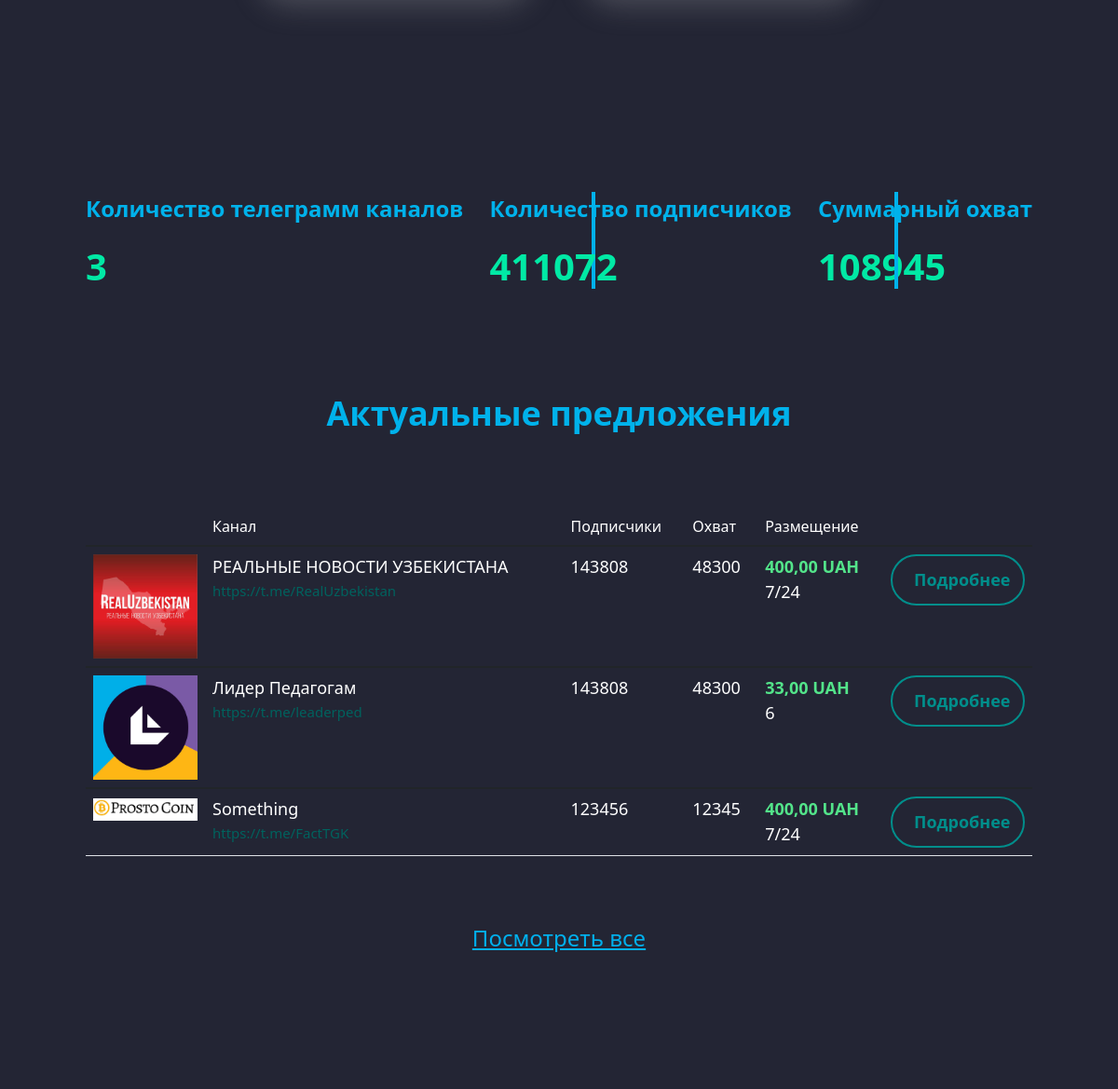
Before: / (middle part) with the older database file.
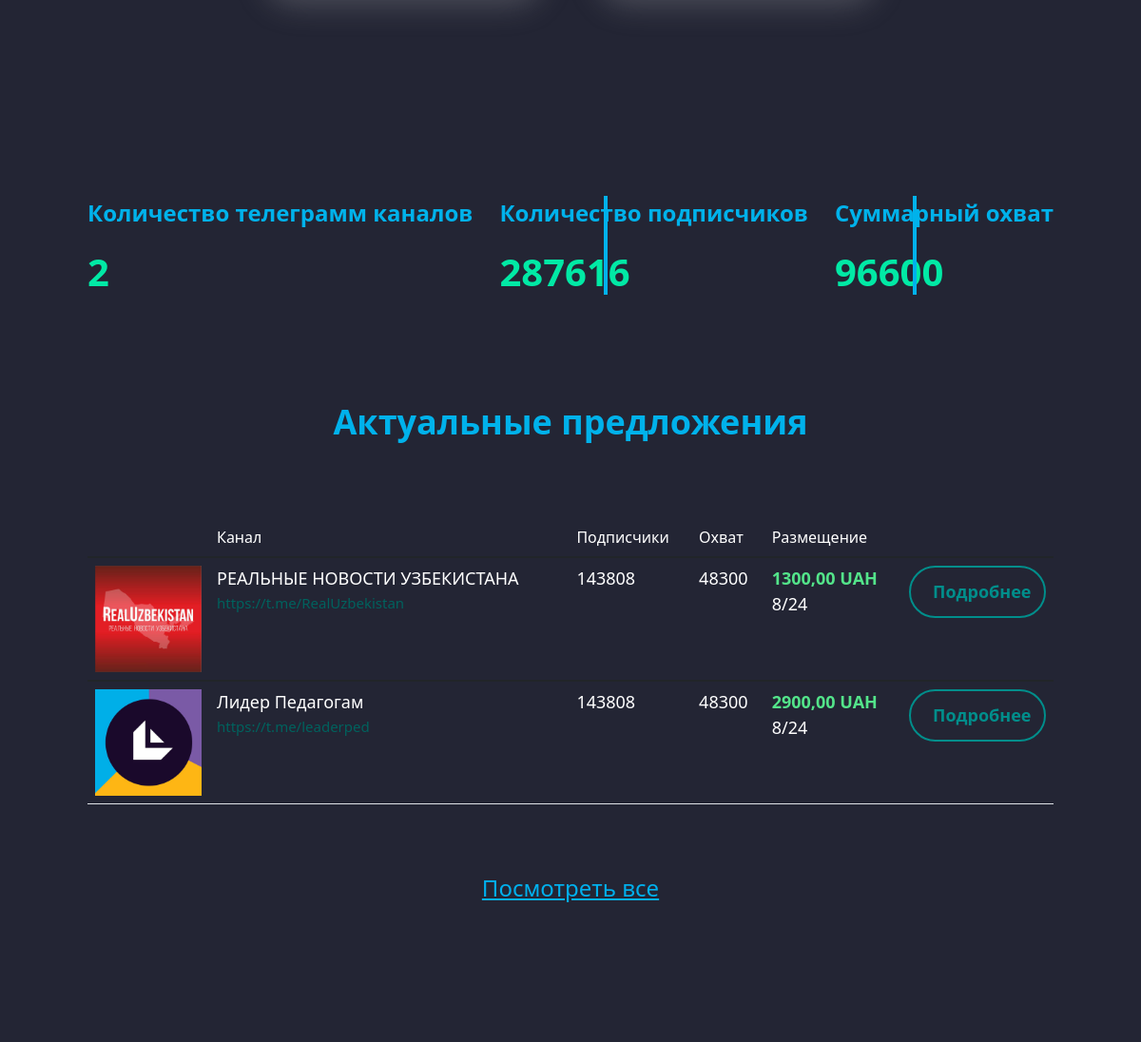
After: the same page with the newer database file.
### API/models.py (models this page shows, shortened)
class Chanel(models.Model):
    chanel_link=models.CharField(max_length=150)
    name=models.CharField(max_length=150,verbose_name="Называние канала")
    pictures=models.ImageField(verbose_name='Лого')
    subscribers=models.IntegerField()
    views=models.IntegerField()
    created_at=models.DateTimeField(auto_now_add=True)
    add_chanel =models.ForeignKey(Add_chanel, on_delete=models.CASCADE)
    username=models.CharField(max_length=150)
    class Meta:
        verbose_name="Канал"
        verbose_name_plural="Канал"
        ordering=['-subscribers']

### accounts/models.py (models this page shows, shortened)
class Cost_Format(models.Model):
    add_chanel=models.ForeignKey(Add_chanel,on_delete=models.CASCADE,related_name='cost_formats')
    placement_format = models.CharField(max_length=100)
    cost_per_format = models.DecimalField(max_digits=10, decimal_places=2)

### accounts/views.py (the view)
# urls.py: path('', views.MainPage.as_view(), name='main'),
class MainPage(TemplateView):
    template_name = 'index.html'
    def get_context_data(self, *, object_list=None, **kwargs):
        context=super().get_context_data(**kwargs)
        context['feedback']=Feedback.objects.all().order_by('-id')[:3]
        context['count'] = Chanel.objects.select_related('add_chanel').prefetch_related('add_chanel__cost_formats')
        context['lists'] = Chanel.objects.all().count()
        context['subscribers'] = Chanel.objects.aggregate(total=Sum('subscribers'))['total']
        context['total_views'] = Chanel.objects.aggregate(total=Sum('views'))['total']
        return context

### accounts/templates/index.html (shortened to what this page needs)
{% extends 'base.html' %}
{% load static %}
{% block header %}
<body class="page__body">
<div class="site-container">
{% endblock %}
{% block content %}
    <main class="main"><div class="offers"><div class="container-fluid"><div class="offers__number"><div class="offers__card"><p class="offers__title">Количество телеграмм каналов</p>
        <h3 class="offers__count">{{lists}}</h3></div><div class="offers__card">
        <p class="offers__title">Количество подписчиков</p><h3 class="offers__count">{{subscribers}}</h3></div>
        <div><p class="offers__title">Суммарный охват</p><h3 class="offers__count">{{total_views}}</h3></div></div><div class="offers__table"><h3 class="offers__info">Актуальные предложения
    </h3>
        <table class="table"><thead><tr><th scope="col"></th><th scope="col">Канал</th><th scope="col">Подписчики</th><th scope="col">Охват</th><th scope="col">Размещение</th><th scope="col"></th></tr></thead>
            {% for item in count %}
             {% with last_cost_format=item.add_chanel.cost_formats.last %}
            <tbody><tr><th scope="row" style="width: 8rem"><img src="/{{item.pictures}}"></th><td><p class="tableB">{{item.name}}</p><span class="tableUsername">{{item.chanel_link}}</span></td><td><p class="tableB">{{item.subscribers}}</p></td><td><p class="tableB">{{item.views}}</p></td><td><span class="tableGreen">{{ last_cost_format.cost_per_format }} UAH</span><p class="tableB">{{ last_cost_format.placement_format }}</p></td><td style="width: 10rem"><a class="tableLink" href="{% url 'page' item.pk  %} ">Подробнее</a></td></tr>
            </tbody>
              {% endwith %}
            {% endfor %}
        </table>
        <a class="offers__link" href="">Посмотреть все</a></div></div></div></main></div>
{% endblock %}

Changed rows visible on the page:
removed Chanel: pictures (picture), name "Something", chanel_link "https://t.me/FactTGK", subscribers "123456", views "12345", add_chanel.cost_formats.last.cost_per_format "400,00", add_chanel.cost_formats.last.placement_format "7/24"
computed for Chanel "РЕАЛЬНЫЕ НОВОСТИ УЗБЕКИСТАНА": add_chanel.cost_formats.last.cost_per_format "400,00" → "1300,00"; add_chanel.cost_formats.last.placement_format "7/24" → "8/24"
computed for Chanel "Лидер Педагогам": add_chanel.cost_formats.last.cost_per_format "33,00" → "2900,00"; add_chanel.cost_formats.last.placement_format "6" → "8/24"
Other visible differences:
{{ lists }}: "3" → "2"
{{ subscribers }}: "411072" → "287616"
{{ total_views }}: "108945" → "96600"
